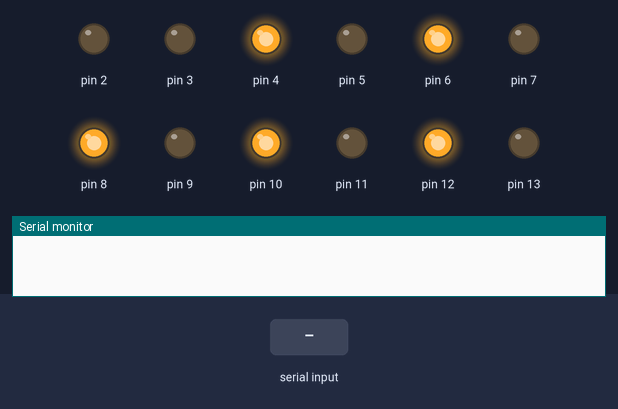
Bench run of a sketch on a simulated Arduino Uno, built with avr-gcc and run on an emulated ATmega328P. Shown: output pins drawn as LEDs (lit = HIGH), the last lines printed to the serial monitor. Inputs (shaded band) come from the test bench.

Above: at 1.2 s.
1.3 s: "1\n" received over Serial
At 2.3 s:
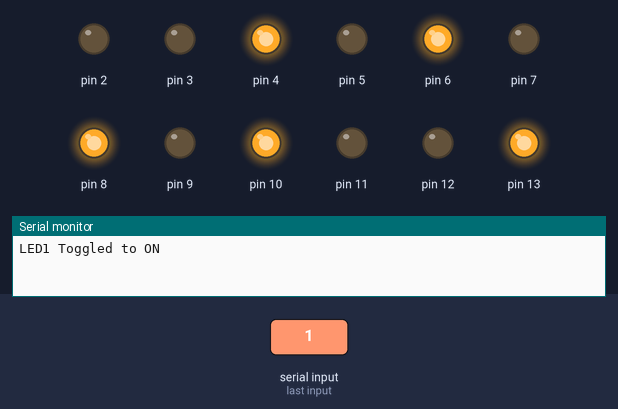
2.8 s: "2\n" received over Serial
At 3.4 s:
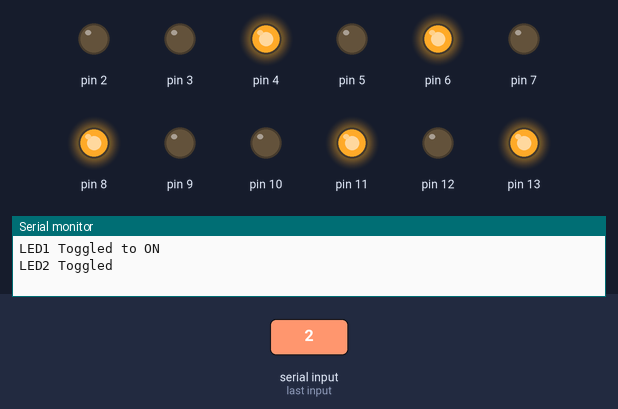
4.3 s: "3\n" received over Serial
At 4.6 s:
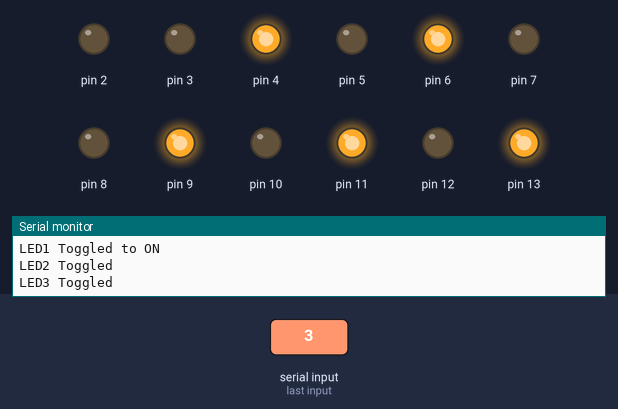
5.8 s: "4\n" received over Serial
At 7.0 s:
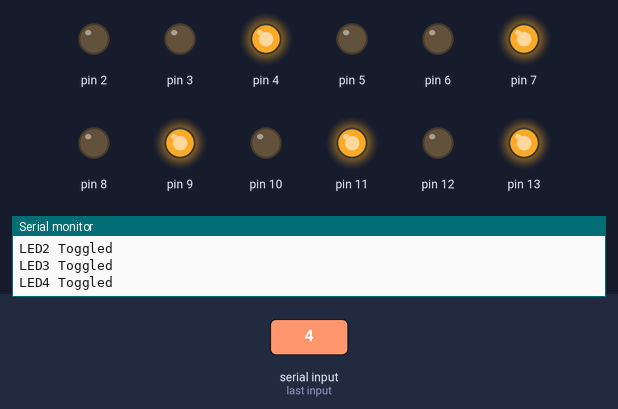
7.3 s: "5\n" received over Serial
At 8.1 s:
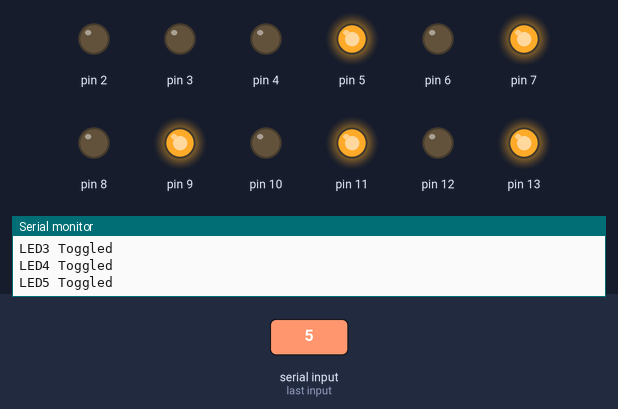
8.8 s: "90,45\n" received over Serial
At 9.2 s:
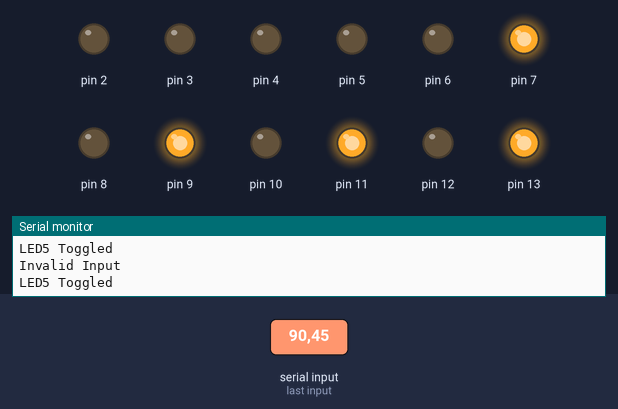
Timing chart, 0 to 11.3 s (numbered marks = the images above; inputs shaded):
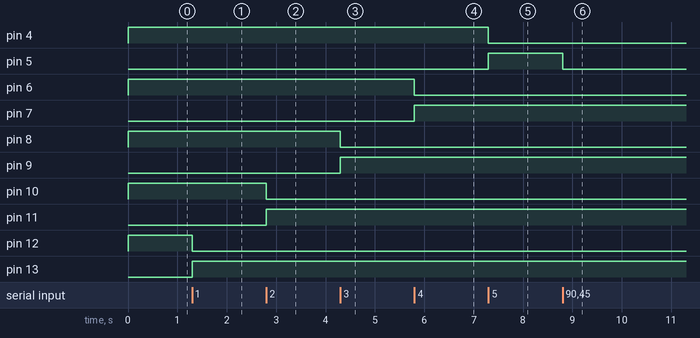

Measured:
- after the input at 1.3 s, pin 12: HIGH → LOW at once; pin 13: LOW → HIGH at once
- after the input at 2.8 s, pin 10: HIGH → LOW at once; pin 11: LOW → HIGH at once
- after the input at 4.3 s, pin 8: HIGH → LOW at once; pin 9: LOW → HIGH at once
- after the input at 5.8 s, pin 6: HIGH → LOW at once; pin 7: LOW → HIGH at once
- after the input at 7.3 s, pin 4: HIGH → LOW at once; pin 5: LOW → HIGH at once
- after the input at 8.8 s, pin 5: HIGH → LOW at once

The sketch:

main.ino
```cpp
int x;
bool led1 = false;
bool led2 = false;
bool led3 = false;
bool led4 = false;
bool led5 = false;


// Remember to change led pin outs in production code
void setup() {
 Serial.begin(115200);
 Serial.setTimeout(1);
 pinMode(13, OUTPUT);
 pinMode(12, OUTPUT);
 pinMode(11, OUTPUT);
 pinMode(10, OUTPUT);
 pinMode(9, OUTPUT);
 pinMode(8, OUTPUT);
 pinMode(7, OUTPUT);
 pinMode(6, OUTPUT);
 pinMode(5, OUTPUT);
 pinMode(4, OUTPUT);
 pinMode(3, OUTPUT);
 pinMode(2, OUTPUT);
 pinMode(1, OUTPUT);
 digitalWrite(12, HIGH); // Red LED on
 digitalWrite(10, HIGH); // Red LED on
 digitalWrite(8, HIGH); // Red LED on
 digitalWrite(6, HIGH); // Red LED on
 digitalWrite(4, HIGH); // Red LED on
}

void loop() {
 while (!Serial.available());
 x = Serial.readString().toInt();
 if (x == 1) {
    Serial.println("LED1 Toggled to ON");
   if (led1 == false) {
     digitalWrite(13, HIGH);  // Green LED on
     digitalWrite(12, LOW);  // Red LED off
     led1 = true;
   } else {
     digitalWrite(13, LOW); // Green LED off
     led1 = false;
   }
    } else if (x == 2) {
    Serial.println("LED2 Toggled ");
    if (led2 == false) {
      digitalWrite(11, HIGH); // Green LED on
      digitalWrite(10, LOW); // Red LED off
      led2 = true;
    } else {
        digitalWrite(11, LOW); // Green LED off
        led2 = false;
    }
    }
    else if (x == 3) {
    Serial.println("LED3 Toggled ");
    if (led3 == false) {
      digitalWrite(9, HIGH); // Green LED on
        digitalWrite(8, LOW); // Red LED off
      led3 = true;
    } else {
        digitalWrite(9, LOW); // Green LED off
        led3 = false;
    }   }
    else if (x == 4) {
    Serial.println("LED4 Toggled ");
    if (led4 == false) {
      digitalWrite(7, HIGH); // Green LED on
        digitalWrite(6, LOW); // Red LED off
      led4 = true;
    } else {
        digitalWrite(7, LOW); // Green LED off
        led4 = false;
    }   }
    else if (x == 5) {
    Serial.println("LED5 Toggled ");
    if (led5 == false) {
      digitalWrite(5, HIGH); // Green LED on
      digitalWrite(4, LOW); // Red LED off
      led5 = true;
    } else {
        digitalWrite(5, LOW); // Green LED off
        led5 = false;
    }   }
    else {
      Serial.println("Invalid Input");
    }
}
```
